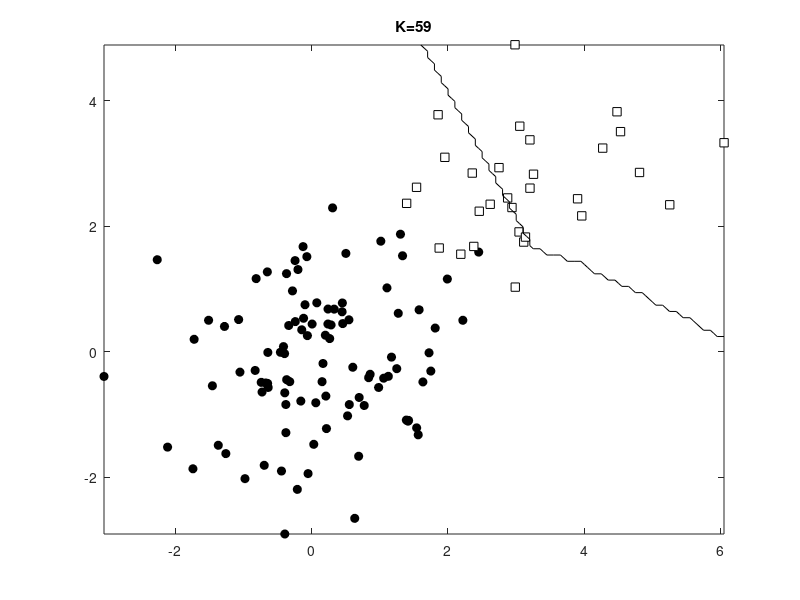

The MATLAB source for this figure:
clear all;
close all;

N1=100;
N2=30;
x=[randn(N1,2);randn(N2,2)+3];
t =[repmat(0,N1,1);repmat(1,N2,1)];
N=size(x,1); %???? ? ??

ma ={'ko','ks'};
fc ={[0 0 0],[1 1 1]};
tv = unique(t);
figure(1);
hold off
for i =1:length(tv)
    pos = find(t==tv(i));
    plot(x(pos,1),x(pos,2),ma{i},'markerfacecolor',fc{i});
    hold on
end
%%
[Xv Yv] = meshgrid(min(x(:,1)):0.1:max(x(:,1)),min(x(:,2)):0.1:max(x(:,2)));
Kvals = [1 2 5 10 20 50 59];

for kv =1:length(Kvals)
    classes = zeros(size(Xv));
    K = Kvals(kv);
    for i = 1:length(Xv(:))
        this =[Xv(i) Yv(i)];
        dists = sum((x-repmat(this,N,1)).^2,2);
        [d I]=sort(dists,'ascend');
        [a,b]=hist(t(I(1:K)));
        pos = find(a==max(a));
        if length(pos)>1
            order = randperm(length(pos));
            pos =pos(order(1));
        end
        classes(i) = b(pos);
    end
    figure(1);
    hold off
    for i =1:length(tv)
        pos =find(t==tv(i));
        plot(x(pos,1),x(pos,2),ma{i},'markerfacecolor',fc{i});
        hold on
    end
    contour(Xv,Yv,classes,[0.5 0.5],'k')
    ti = sprintf('K=%g',K);
    title(ti);
end

        
        